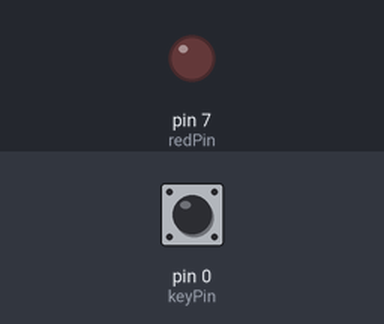
Recording of a sketch running on a simulated Arduino Uno, built with avr-gcc and run on an emulated ATmega328P. On the bench: output pins drawn as LEDs (lit = HIGH). The inputs (shaded band) are chosen by the test bench; at power-on: pin 0 (keyPin) HIGH.

Above: at 1.2 s.
1.3 s: pin 0 (keyPin) pulled LOW for 0.15 s
At 1.37 s:
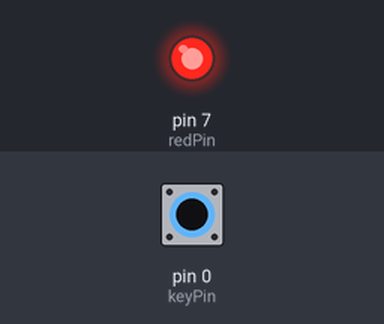
2.9 s: pin 0 (keyPin) pulled LOW for 3.2 s
At 7.0 s:
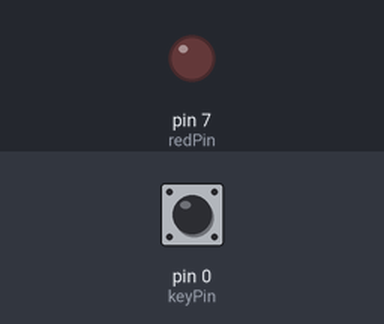
Timing chart, 0 to 8.5 s (numbered marks = the images above; inputs shaded):
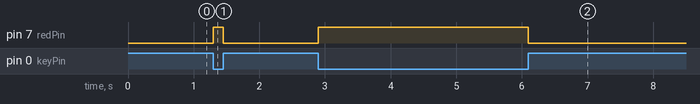

Measured:
- after the input at 1.3 s, pin 7 (redPin): LOW → HIGH at once, → LOW 0.15 s later
- after the input at 2.9 s, pin 7 (redPin): LOW → HIGH at once, → LOW 3.2 s later

The sketch:

MP3.ino
```cpp
const uint8_t keyPin = 0;
const uint8_t redPin = 7;

void setup() {
  // put your setup code here, to run once:
  pinMode(redPin, OUTPUT);
  pinMode(keyPin, INPUT);
}

void loop() {
  // put your main code here, to run repeatedly:
  if (LOW == digitalRead(keyPin)) {
    digitalWrite(redPin, HIGH);
  } else {
    digitalWrite(redPin, LOW);
  }
}
```
